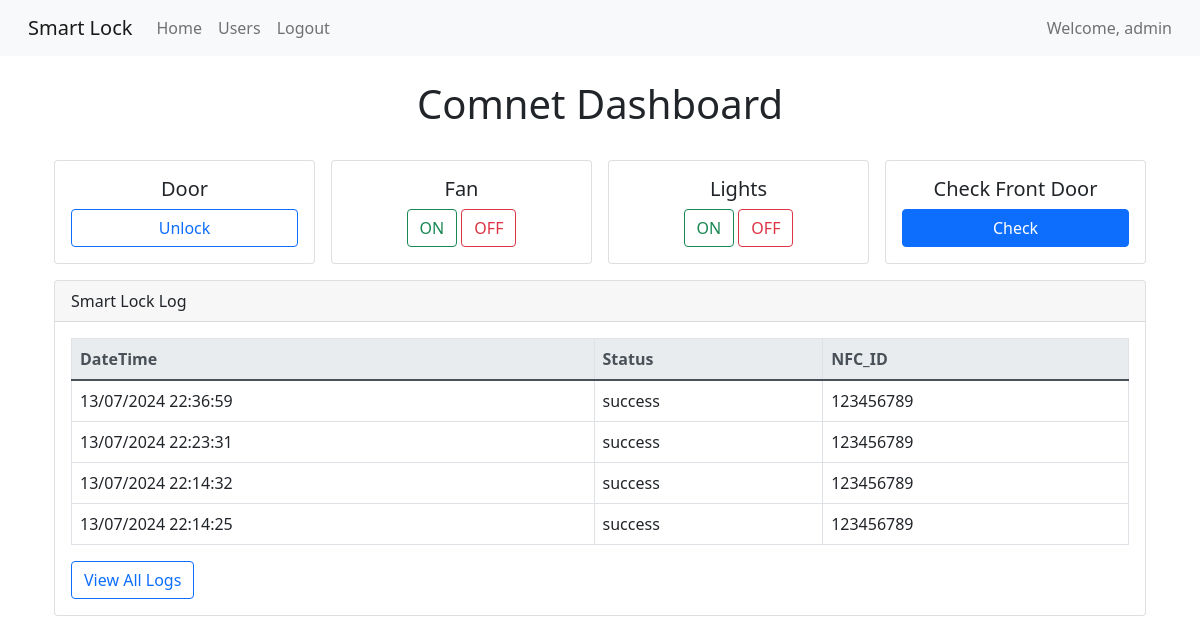
Page / (signed in) on the earlier database version.
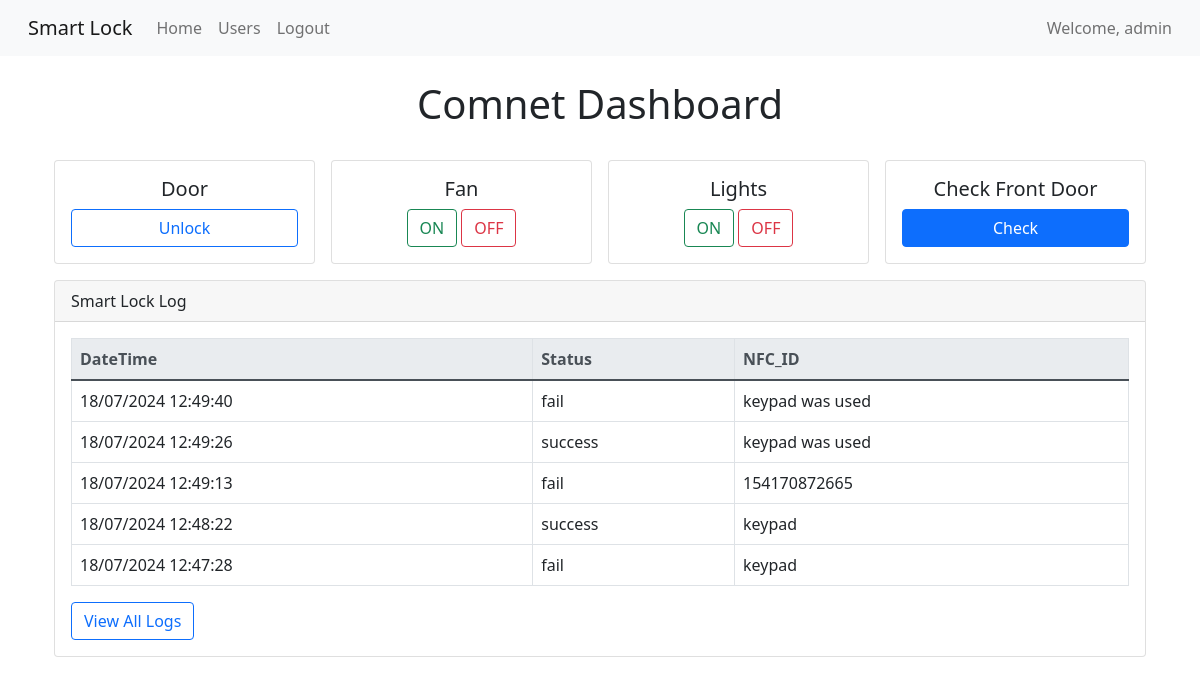
Same page on the later database version.
### models.py (models this page shows)
class DoorLog(db.Model):
    __tablename__ = 'door_log'
    id = db.Column(db.Integer, primary_key=True)
    nfc_id = db.Column(db.Integer, db.ForeignKey('nfc_tag.nfc_id'), nullable=False)
    timestamp = db.Column(db.DateTime, default=datetime.utcnow, nullable=False)
    status = db.Column(db.String(150), nullable=False)

### app.py (the view)
@app.route('/')
@login_required
def index():
    num_users = User.query.count()
    door_logs = DoorLog.query.order_by(DoorLog.timestamp.desc()).limit(5).all()
    return render_template('index.html', num_users=num_users, door_logs=door_logs)

### app.py (called while the page is built)
@login_manager.user_loader
def load_user(user_id):
    return User.query.get(int(user_id))

@app.context_processor
def inject_user():
    return dict(current_user=current_user)

### templates/index.html (shortened to what this page needs)
{% extends "base.html" %}
{% block content %}
    <div class="container">
        <h1 class="text-center">Comnet Dashboard</h1>
        <div class="row my-3 g-3">
            <div class="col-md-3 col-sm-6">
                <div class="card h-100 text-center">
                    <div class="card-body d-flex flex-column justify-content-center">
                        <h5 class="card-title">Door</h5>
                        <button class="btn btn-outline-primary mt-auto" onclick="{{ url_for('send_data', client='door', message='unlock') }}">Unlock</button>
                    </div>
                </div>
            </div>
            <div class="col-md-3 col-sm-6">
                <div class="card h-100 text-center">
                    <div class="card-body d-flex flex-column justify-content-center">
                        <h5 class="card-title">Fan</h5>
                        <div class="mt-auto">
                            <button class="btn btn-outline-success" onclick="{{ url_for('send_data', client='fan', message='fan_on') }}">ON</button>
                            <button class="btn btn-outline-danger" onclick="{{ url_for('send_data', client='fan', message='fan_off') }}">OFF</button>
                        </div>
                    </div>
                </div>
            </div>
            <div class="col-md-3 col-sm-6">
                <div class="card h-100 text-center">
                    <div class="card-body d-flex flex-column justify-content-center">
                        <h5 class="card-title">Lights</h5>
                        <div class="mt-auto">
                            <button class="btn btn-outline-success" onclick="{{ url_for('send_data', client='light', message='light_on') }}">ON</button>
                            <button class="btn btn-outline-danger" onclick="{{ url_for('send_data', client='light', message='light_off') }}">OFF</button>
                        </div>
                    </div>
                </div>
            </div>
            <div class="col-md-3 col-sm-6">
                <div class="card h-100 text-center">
                    <div class="card-body d-flex flex-column justify-content-center">
                        <h5 class="card-title">Check Front Door</h5>
                        <button type="button" class="btn btn-primary" data-bs-toggle="modal"
                                data-bs-target="#placeholderModal">
                            Check
                        </button>
                    </div>
                </div>
            </div>
        </div>
        <div class="row my-3">
            <div class="col-12">
                <div class="card">
                    <div class="card-header">
                        Smart Lock Log
                    </div>
                    <div class="card-body">
                        <table class="table table-bordered" id="door_attempt_table">
                            <thead class="thead-light">
                            <tr>
                                <th scope="col">DateTime</th>
                                <th scope="col">Status</th>
                                <th scope="col">NFC_ID</th>
                            </tr>
                            </thead>
                            <tbody>
                            {% for log in door_logs %}
                                <tr>
                                    <td>{{ log.timestamp.strftime('%d/%m/%Y %H:%M:%S') }}</td>
                                    <td>{{ log.status }}</td>
                                    <td>{{ log.nfc_id }}</td>
                                </tr>
                            {% endfor %}
                            </tbody>
                        </table>
                        <a href="{{ url_for('logs') }}" class="btn btn-outline-primary">View All Logs</a>
                    </div>
                </div>
            </div>
        </div>
    </div>
{% endblock %}

Differences in the rows shown:
no longer on this page (row unchanged): DoorLog: timestamp "13/07/2024 22:36:59", status "success", nfc_id "123456789"
no longer on this page (row unchanged): DoorLog: timestamp "13/07/2024 22:23:31", status "success", nfc_id "123456789"
no longer on this page (row unchanged): DoorLog: timestamp "13/07/2024 22:14:32", status "success", nfc_id "123456789"
no longer on this page (row unchanged): DoorLog: timestamp "13/07/2024 22:14:25", status "success", nfc_id "123456789"
added DoorLog: timestamp "18/07/2024 12:49:40", status "fail", nfc_id "keypad was used"
added DoorLog: timestamp "18/07/2024 12:49:26", status "success", nfc_id "keypad was used"
added DoorLog: timestamp "18/07/2024 12:49:13", status "fail", nfc_id "154170872665"
added DoorLog: timestamp "18/07/2024 12:48:22", status "success", nfc_id "keypad"
added DoorLog: timestamp "18/07/2024 12:47:28", status "fail", nfc_id "keypad"
